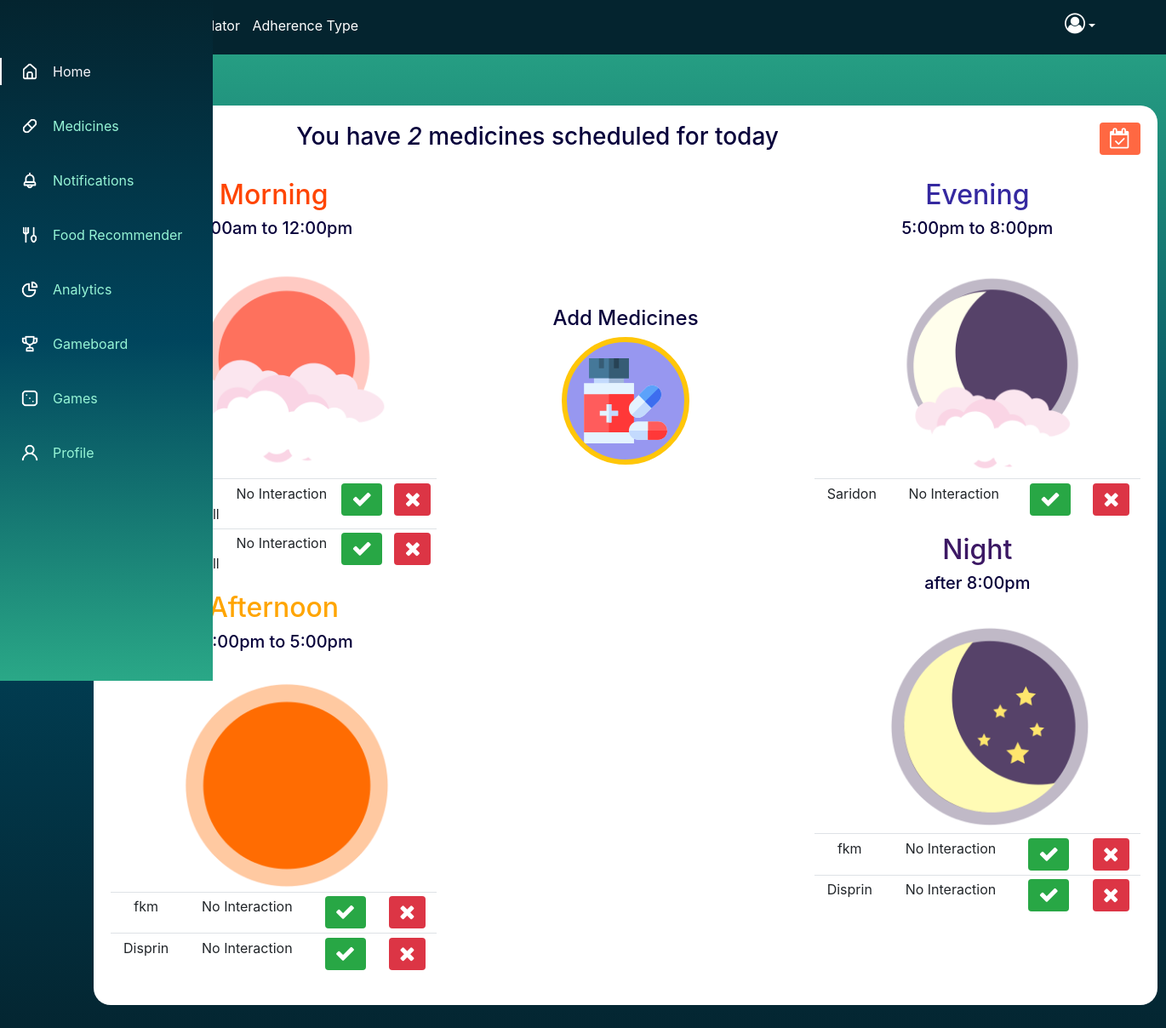
The app's page /medicine/ (signed in), older data.
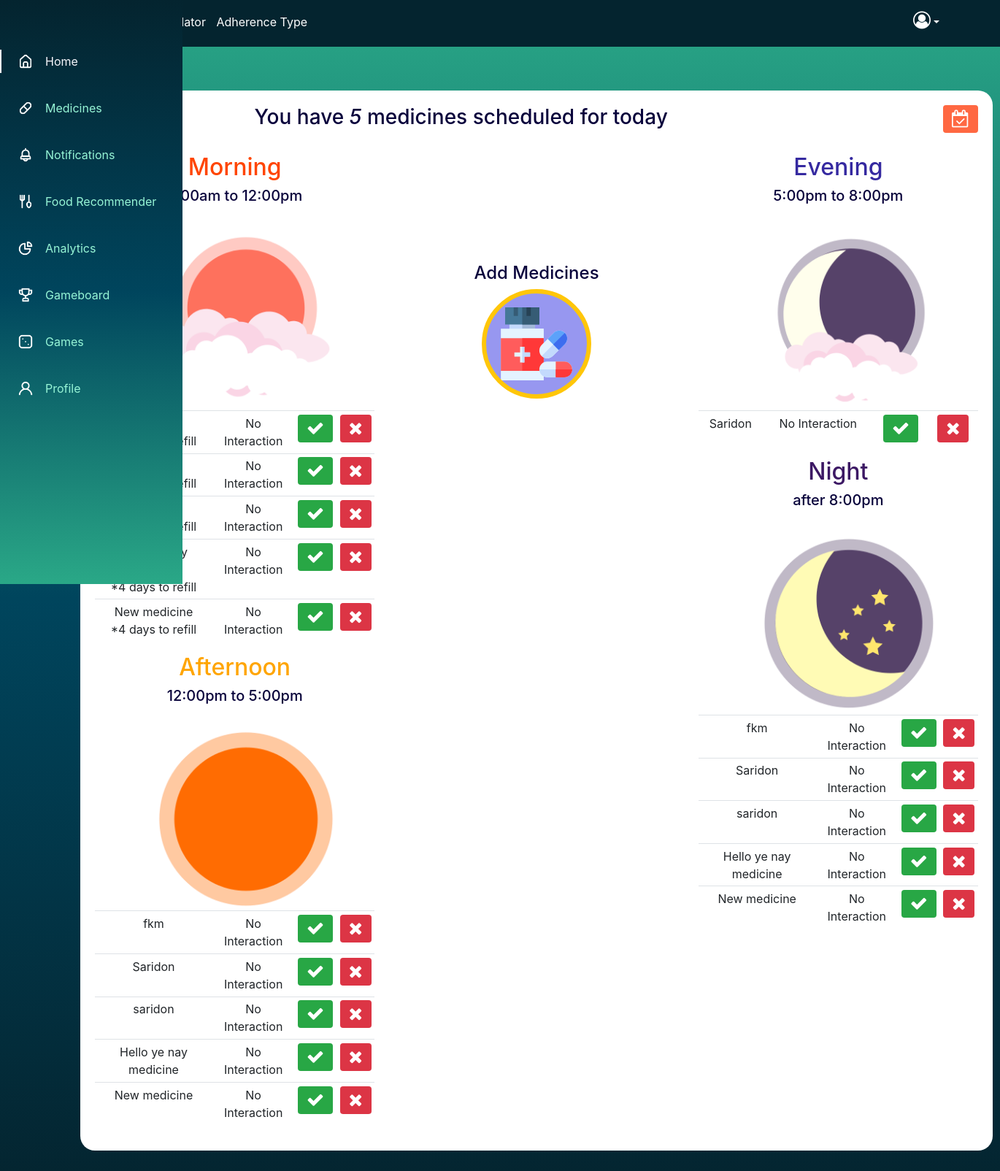
The same page, newer data.
### users/models.py (models this page shows, shortened)
class Medicine(models.Model):
    user = models.ForeignKey(MyUser,on_delete = models.CASCADE,null=True, blank=True)
    title = models.CharField(max_length=200)
    description = models.TextField(null=True,blank=True)
    complete = models.BooleanField(default=False)
    posted = models.DateTimeField(auto_now_add=True)
    drug_type = models.CharField(verbose_name='drug type' , max_length=50, null=True,blank=True)
    drug_qty = models.IntegerField(verbose_name='drug qty' , null=True,blank=True)
    drug_frequency = models.IntegerField(verbose_name='drug_frequency' , null=True,blank=True)
    upload = models.ImageField(upload_to ='uploads/',null=True,blank=True)
    man_date = models.DateField(verbose_name='manufacturing date',null=True)
    exp_date = models.DateField(verbose_name='expiry date',null=True)
    drug_time = models.TimeField(verbose_name='drug time',null=True,blank=True)
    drug_comments = models.TextField(verbose_name ='drug comments' ,max_length=200,null=True,blank=True)
    class Meta:
        ordering=['complete']

### users/views.py (the view)
# urls.py: path('medicine/', TaskList.as_view(),name='medicines'),
class TaskList(LoginRequiredMixin,ListView):
    model = Medicine
    context_object_name = 'medicines'
    template_name = "users/Medicines/medicinelist.html"
    def get_context_data(self, **kwargs):
        context = super().get_context_data(**kwargs)
        context['medicines'] = context['medicines'].filter(user=self.request.user)
        context['count'] = context['medicines'].filter(complete=False).count()
        context['drug_time'] = context['medicines'].filter(complete=False)
        return context

### users/models.py (called while the page is built)
    def __str__(self):
        return self.first_name + ' | ' + (self.last_name)

### users/templates/users/Medicines/medicinelist.html (shortened to what this page needs)
{% load static %}
{% load tz %}
<!DOCTYPE html>
<html lang="en">
<head>
    <link rel="stylesheet" href="https://maxcdn.bootstrapcdn.com/bootstrap/4.5.2/css/bootstrap.min.css">
    <link rel="stylesheet" href="https://maxcdn.bootstrapcdn.com/font-awesome/latest/css/font-awesome.min.css" />
    <link rel="stylesheet" href="{% static 'css/users/profile.css' %}">
</head>
<body>
    <header class="header" id="header">
        <div class="container-fluid">
        <img class="logo" src="{% static 'images/logo.png' %}">
        <a style="color: white; margin-left: 20px;" href="{% url 'bmi' %}">BMI Calculator</a>
        <a style="color: white; margin-left: 10px;" href="{% url 'gettype' %}">Adherence Type</a>
        <div class="nav-item dropdown" style="float: right;margin-right:20px">
            <a class="nav-link dropdown-toggle" id="navbarDropdownMenuLink2" data-toggle="dropdown" style="color: white"><i class="fa fa-user-circle-o" aria-hidden="true"></i></a>
        </div>
    </div>
    </header>
    <div class="l-navbar" id="nav-bar">
        <nav class="nav">
            <div>
                <a href="#" class="nav_logo"> </span> </a>
                <div class="nav_list">
                    <a href="{% url 'dashboard' %}" class="nav_link active">
                        <img class="icon icon-home" src="{% static 'images/home.png' %}">
                    </a>
                    <a href="{% url 'medicines' %}" class="nav_link">
                      <img class="icon icon-med" src="{% static 'images/med.png' %}">
                    </a>
                    <a href="#" class="nav_link">
                      <img class="icon icon-bell" src="{% static 'images/bell.png' %}">
                    </a>
                    <a href="{% url 'foodrecom' %}" class="nav_link">
                      <img class="icon icon-food" src="{% static 'images/food.png' %}">
                    </a>
                    <a href="#" class="nav_link">
                      <img class="icon icon-analytics" src="{% static 'images/analytics.png' %}">
                    </a>
                    <a href="{% url 'gameboard' %}" class="nav_link">
                      <img class="icon icon-analytics" src="{% static 'images/game.png' %}">
                    </a>
                    <a href="{% url 'gamification' %}" class="nav_link">
                      <img class="icon icon-analytics" src="{% static 'images/dice.png' %}">
                    </a>
                    <a href="#" class="nav_link">
                      <img class="icon icon-user" src="{% static 'images/user.png' %}">
                    </a>
                </div>
            </div>
        </nav>
      </div>
<body>
<div class="bg-container">
  <div class="row">
    <div class="col-md-10">
        <div class="form-header">
          <h3>You have <i>{{count}}</i> medicines scheduled for today</h3><br>
        </div>
    </div>
    <div class="col-md-2">
      <button type="button" style="background-color: rgb(255, 104, 66); float: right;" class="btn btn-danger" data-toggle="modal" data-target="#ModalLoginForm">
        <i class="fa fa-calendar-check-o" aria-hidden="true"></i>
    </button>
    </div>
</div>
  <div class="row">
    <div class="col-md-4">
      <h2 style="color: orangered">Morning</h2>
      <h5>5:00am to 12:00pm</h5><br>
      <img id="timing-img" src="{% static 'images/morning.png' %}">
      <table class="table table-sm">
        {% for medicine in medicines %}
        <tr>
          {% if medicine.title == 'captopril' or medicine.title == 'fosinopril' or medicine.title == 'enalapril' %}
          <td>{{ medicine.title }}</td>
          <td>Foods to avoid: Bananas</td>
          <td><button class="btn btn-success" onclick="right()"><i class="fa fa-check" aria-hidden="true"></i></button></td>
          <td><a href= "{% url 'medicine-delete' medicine.id %}"  class="btn btn-danger"><i class="fa fa-times" aria-hidden="true"></i></a></td>
          {% else %}
          <td>{{ medicine.title }} <br> *4 days to refill </td>
          <td> No Interaction </td>
          <td><button class="btn btn-success" onclick="right()"><i class="fa fa-check" aria-hidden="true"></i></button></td>
            <td><a href= "{% url 'medicine-delete' medicine.id %}"  class="btn btn-danger"><i class="fa fa-times" aria-hidden="true"></i></a></td>
          {% endif %}
      </tr>
        {% empty  %}
            <h3>No medicines for today</h3>
        {% endfor %}
    </table>
      <h2 style="color: orange">Afternoon</h2>
      <h5>12:00pm to 5:00pm</h5><br>
      <img id="timing-img" src="{% static 'images/noon.png' %}">
      <table class="table table-sm">
        {% for medicine in medicines %}
        <tr>
          {% if medicine.title == 'captopril' or medicine.title == 'fosinopril' or medicine.title == 'enalapril' %}
          <td>{{ medicine.title }}</td>
          <td>Foods to avoid: Bananas</td>
          <td><button class="btn btn-success" onclick="right()"><i class="fa fa-check" aria-hidden="true"></i></button></td>
          <td><a href= "{% url 'medicine-delete' medicine.id %}"  class="btn btn-danger"><i class="fa fa-times" aria-hidden="true"></i></a></td>
          {% else %}
          <td>{{ medicine.title }}</td>
          <td> No Interaction </td>
          <td><button class="btn btn-success" onclick="right()"><i class="fa fa-check" aria-hidden="true"></i></button></td>
            <td><a href= "{% url 'medicine-delete' medicine.id %}"  class="btn btn-danger"><i class="fa fa-times" aria-hidden="true"></i></a></td>
          {% endif %}
      </tr>
        {% empty  %}
            <h3>No medicines for today</h3>
        {% endfor %}
    </table>
    </div>
    <div class="col-md-4" style="margin-top:150px;">
          <h4>Add Medicines</h4>
          <a href="{% url 'medicine-create' %}" ><button id="addmeds"></button></a><br>
            </div>
    <div class="col-md-4">
        <h2 style="color: rgb(53, 41, 160)">Evening</h2>
        <h5>5:00pm to 8:00pm</h5><br>
        <img id="timing-img" src="{% static 'images/evening.png' %}">
        <table class="table table-sm">
          <tr>
            <td>Saridon</td>
            <td>No Interaction</td>
            <td><button class="btn btn-success" onclick="right()"><i class="fa fa-check" aria-hidden="true"></i></button></td>
              <td><button  class="btn btn-danger"><i class="fa fa-times" aria-hidden="true"></i></button></td>
          </tr>
        </table>
        <h2 style="color: rgb(60, 24, 100)">Night</h2>
        <h5>after 8:00pm</h5><br>
        <img id="timing-img" src="{% static 'images/night.png' %}">
      <table class="table table-sm">
        {% for medicine in medicines %}
        <tr>
          {% if medicine.title == 'captopril' or medicine.title == 'fosinopril' or medicine.title == 'enalapril' %}
          <td>{{ medicine.title }}</td>
          <td>Foods to avoid: Bananas</td>
          <td><button class="btn btn-success" onclick="right()"><i class="fa fa-check" aria-hidden="true"></i></button></td>
          <td><a href= "{% url 'medicine-delete' medicine.id %}"  class="btn btn-danger"><i class="fa fa-times" aria-hidden="true"></i></a></td>
          {% else %}
          <td>{{ medicine.title }}</td>
          <td> No Interaction </td>
          <td><button class="btn btn-success" onclick="right()"><i class="fa fa-check" aria-hidden="true"></i></button></td>
            <td><a href= "{% url 'medicine-delete' medicine.id %}"  class="btn btn-danger"><i class="fa fa-times" aria-hidden="true"></i></a></td>
          {% endif %}
      </tr>
        {% empty  %}
            <h3>No medicines for today</h3>
        {% endfor %}
    </table>
    </div>
  </div>
</div>
</body>
</html>

### users/static/css/users/profile.css (style rules this page uses)
body { background-color: rgba(28, 180, 125, 0.8); color:white; }
:root { --header-height: 3rem; --nav-width: 60px; --first-color: #00455D; --first-color-light: #97f5d6; --white-color: #F7F6FB; --body-font: 'Nunito', sans-serif; --normal-font-size: 1rem; --z-fixed: 100; }
a { text-decoration: none }
.header { width: 100%; height: var(--header-height); position: fixed; top: 0; left: 0; display: flex; align-items: center; justify-content: space-between; padding: 0 1rem; background-color: #04242F; z-index: var(--z-fixed); transition: .5s }
.l-navbar { position: fixed; top: 0; left: -20%; width: var(--nav-width); height: 100vh; background: linear-gradient(to bottom,#04242F, #00455D 50%, #2aa887 100%); padding: .5rem 1rem 0 0; transition: .5s; z-index: var(--z-fixed) }
.fa { font-size: 24px; left: -10px; }
.nav { height: 100%; display: flex; flex-direction: column; justify-content: space-between; overflow: hidden }
.nav_logo, .nav_link { display: grid; grid-template-columns: max-content max-content; align-items: center; column-gap: 1rem; padding: .5rem 0 .5rem 1.5rem }
.nav_logo { margin-bottom: 2rem }
.nav_link { position: relative; color: var(--first-color-light); margin-bottom: 1.5rem; transition: .3s }
.active { color: var(--white-color) }
.active::before { content: ''; position: absolute; left: 0; width: 2px; height: 32px; background-color: var(--white-color) }
@media screen and (min-width: 768px) { body { margin: calc(var(--header-height) + 1rem) 0 0 0; padding-left: calc(var(--nav-width) + 2rem) } }
@media screen and (min-width: 768px) { .header { height: calc(var(--header-height) + 1rem); padding: 0 2rem 0 calc(var(--nav-width) + 2rem) } }
@media screen and (min-width: 768px) { .l-navbar { left: 0; padding: 1rem 1rem 0 0 } }
.logo { height: 50px; width: 70px; margin-left: -30px; }
.icon { height: 22px; width: 22px; }
.btn { border: none; }
a { font-size: 16px; color: black; }

Row changes from the older to the newer data that the page shows:
removed Medicine: title "Disprin"
added Medicine: title "Saridon"
added Medicine: title "saridon"
added Medicine: title "Hello ye nay medicine"
added Medicine: title "New medicine"
Text that changed along with them:
{{ count }}: "2" → "5"
